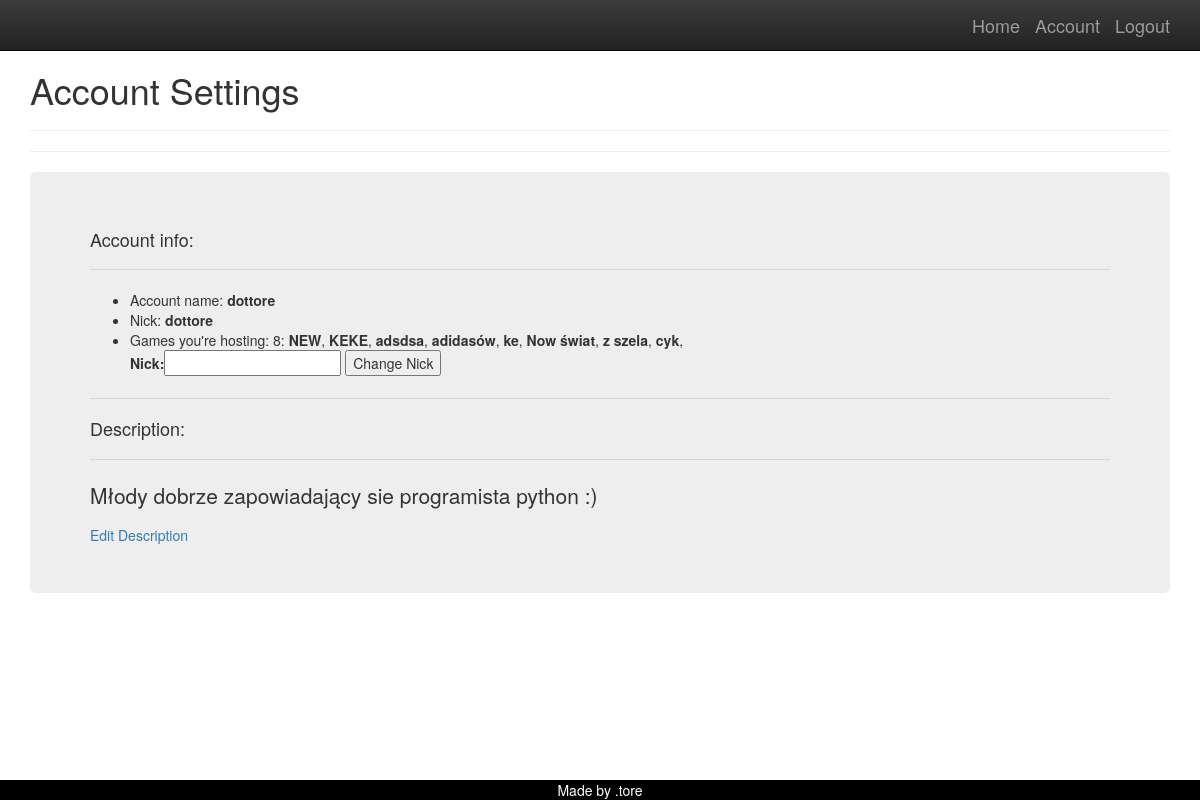
Before: /player/account/dottore=pusty (signed in) with the older database file.
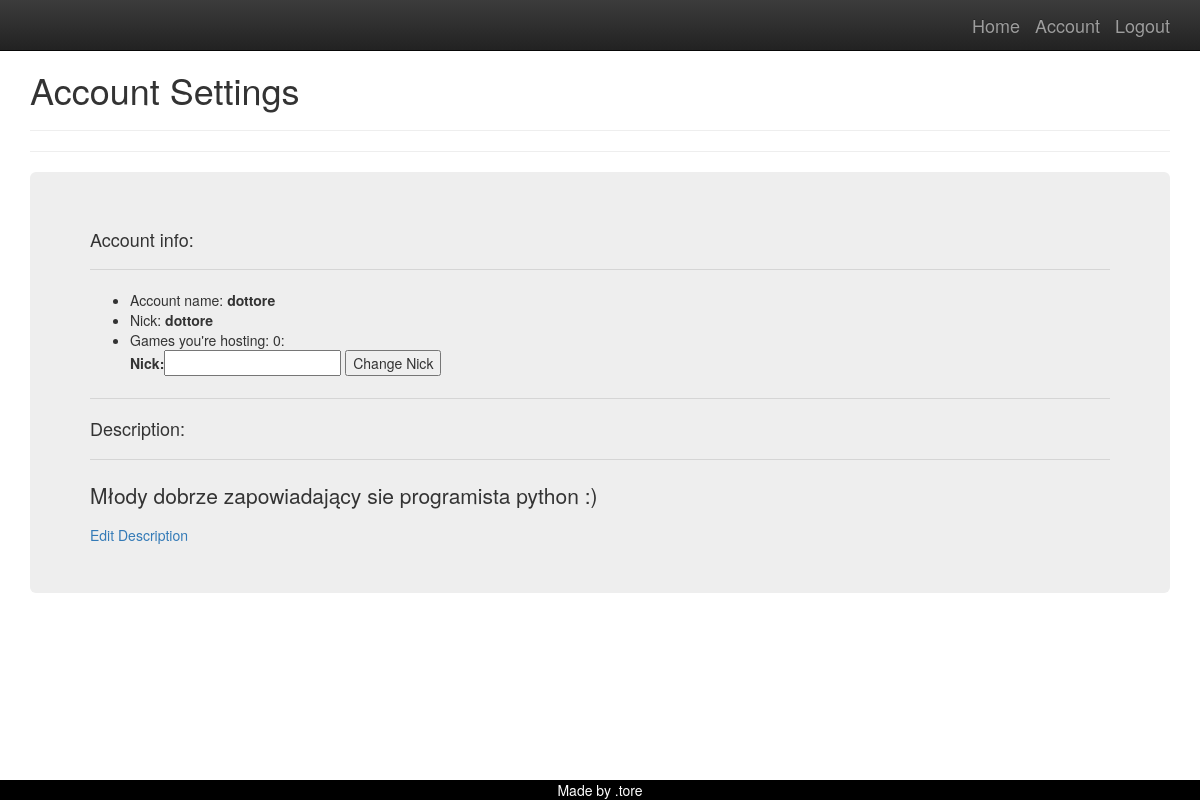
After: the same page with the newer database file.
### game/models.py (models this page shows, shortened)
class Game(models.Model):
    name = models.CharField(max_length=150)
    host = models.CharField(max_length=10)
    is_played = models.BooleanField(default = False)
    players_ready = models.IntegerField(default =0)
    max_players = models.IntegerField(default=4)
    who_is_ready = models.ManyToManyField(Player, related_name="guys_ready", blank=True)
    first_player = models.ForeignKey(Player, on_delete=models.CASCADE, related_name='pierwszy', blank=True, null=True)
    second_player = models.ForeignKey(Player, on_delete=models.CASCADE, related_name='drugi', blank=True, null=True)
    third_player = models.ForeignKey(Player, on_delete=models.CASCADE, related_name='trzeci', blank=True, null=True)
    forth_player = models.ForeignKey(Player, on_delete=models.CASCADE, related_name='czwarty', blank=True, null=True)

### player/views.py (the view)
# urls.py: path('account/<str:acc>=<str:notif>', account, name="player_account"),
@login_required
def account(request, acc, notif):
    usr =request.user
    player = Player.objects.get(parent=usr.username)
    form = ChangeNick
    hs = Game.objects.filter(host=player.nick)
    hs_nr = hs.count()
    noti = Notification.objects.get(name=notif)
    desc = player.description
    args = {'player':player,'form':form, 'games':hs, 'games_nr':hs_nr,'notification':noti.note, 'description':desc}
    return render(request, 'player/player_account.html', args)

### player/models.py (called while the page is built)
    def __str__(self):
        return self.nick

### templates/player/player_account.html (shortened to what this page needs)
{% extends 'base.html' %}
{% block content %}
<h1>Account Settings</h1>
<hr>
<hr>
<div class = 'jumbotron'>
    <h4>Account info:</h4>
    <hr>
    <ul>
        <li>Account name:<strong> {{user.username}}</strong></li>
        <li>Nick: <strong>{{player}}</strong></li>
        <li>
            Games you're hosting: {{games_nr}}: {% for g in games %}
            <strong>{{g.name}}</strong>,
            {% endfor %}
        </li>
        <form method ="POST" action = '{% url 'change_nick' %}'>
{{form}}
    <button type = 'submit' name="create" value = 'ok'>Change Nick</button>
       </form>
    </ul>
    <hr>
    <h4> Description:</h4>
    <hr>
    <p>
        {{description}}
    </p>
    <a href='{% url "edit_description" user.username%}'>Edit Description</a>
</div>
</div>
{% endblock %}

Changed rows visible on the page:
removed Game: name "NEW"
removed Game: name "KEKE"
removed Game: name "adsdsa"
removed Game: name "adidasów"
removed Game: name "ke"
removed Game: name "Now świat"
removed Game: name "z szela"
removed Game: name "cyk"
Other visible differences:
{{ games_nr }}: "8" → "0"
